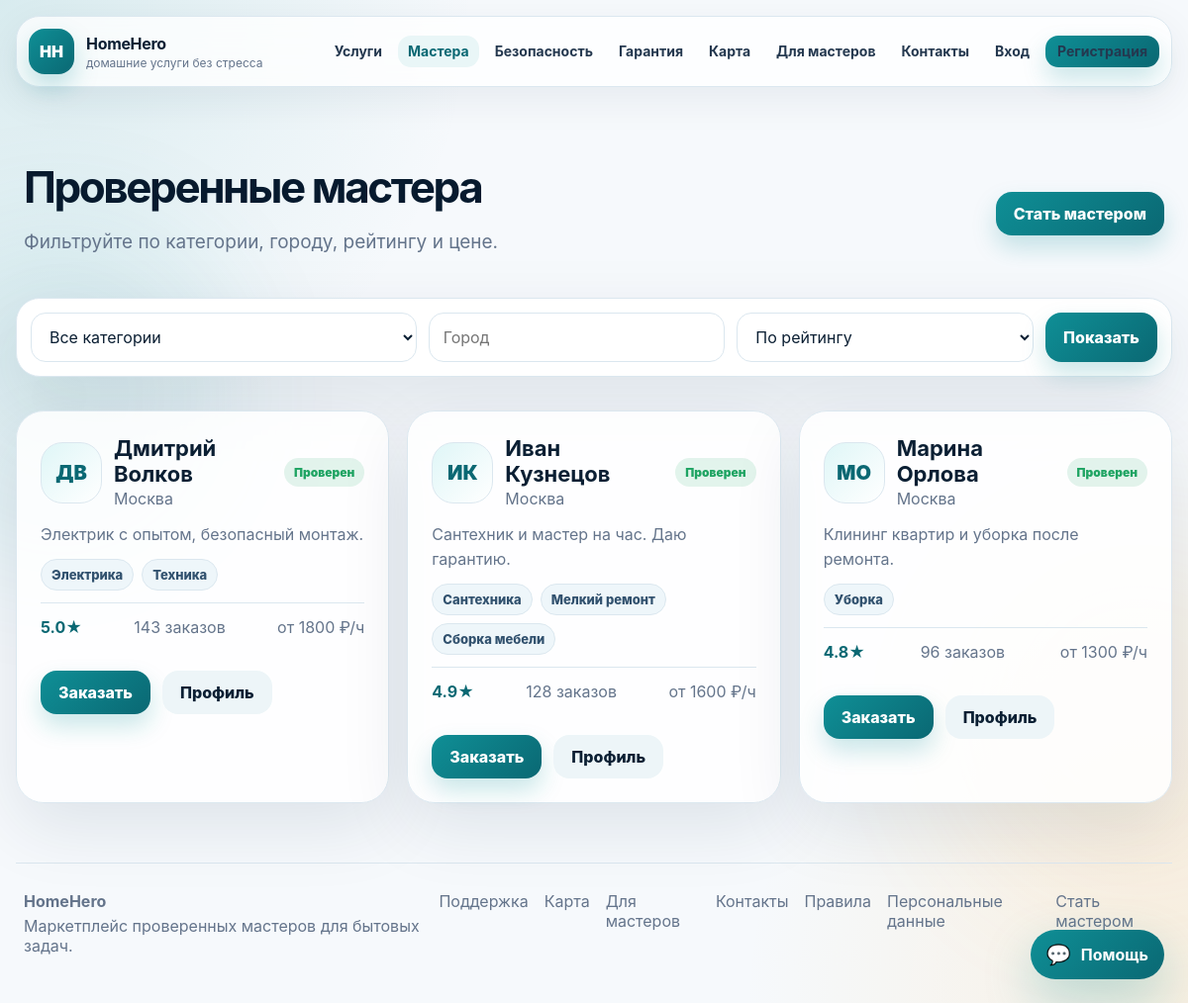
The app's page /masters with its own data.
### tables this page shows
CREATE TABLE master_profiles (
        id INTEGER PRIMARY KEY AUTOINCREMENT,
        user_id INTEGER NOT NULL UNIQUE,
        categories TEXT NOT NULL DEFAULT '',
        experience_years INTEGER NOT NULL DEFAULT 1,
        hourly_rate INTEGER NOT NULL DEFAULT 1200,
        verified INTEGER NOT NULL DEFAULT 0,
        documents_status TEXT NOT NULL DEFAULT 'На проверке',
        safety_badge TEXT DEFAULT 'Базовая проверка',
        completed_orders INTEGER NOT NULL DEFAULT 0,
        rating REAL NOT NULL DEFAULT 5.0,
        FOREIGN KEY (user_id) REFERENCES users(id)
    );

CREATE TABLE users (
        id INTEGER PRIMARY KEY AUTOINCREMENT,
        name TEXT NOT NULL,
        email TEXT NOT NULL UNIQUE,
        phone TEXT DEFAULT '',
        password_hash TEXT NOT NULL,
        role TEXT NOT NULL DEFAULT 'customer',
        city TEXT DEFAULT 'Москва',
        bio TEXT DEFAULT '',
        avatar TEXT DEFAULT 'HH',
        avatar_file TEXT DEFAULT '',
        balance INTEGER NOT NULL DEFAULT 0,
        verification_status TEXT NOT NULL DEFAULT 'unsubmitted',
        passport_series TEXT DEFAULT '',
        passport_number TEXT DEFAULT '',
        birth_date TEXT DEFAULT '',
        passport_issued_by TEXT DEFAULT '',
        passport_issue_date TEXT DEFAULT '',
        passport_photo_file TEXT DEFAULT '',
        selfie_photo_file TEXT DEFAULT '',
        verification_comment TEXT DEFAULT '',
        verified_at TEXT DEFAULT '',
        is_active INTEGER NOT NULL DEFAULT 1,
        created_at TEXT NOT NULL
    );

### app.py (the view)
@app.route("/masters")
def masters():
    category = request.args.get("category", "").strip()
    city = request.args.get("city", "").strip()
    sort = request.args.get("sort", "rating")
    sql = """
    SELECT u.*, mp.categories, mp.experience_years, mp.hourly_rate, mp.verified, mp.documents_status,
           mp.safety_badge, mp.completed_orders, mp.rating
    FROM users u JOIN master_profiles mp ON mp.user_id=u.id
    WHERE u.role='master' AND u.is_active=1
    """
    params = []
    if category:
        sql += " AND mp.categories LIKE ?"
        params.append(f"%{category}%")
    if city:
        sql += " AND u.city LIKE ?"
        params.append(f"%{city}%")
    sql += " ORDER BY " + ("mp.hourly_rate ASC" if sort == "price" else "mp.completed_orders DESC" if sort == "orders" else "mp.rating DESC, mp.completed_orders DESC")
    return render_template("masters.html", masters=all_rows(sql, tuple(params)), selected_category=category, selected_city=city, sort=sort)

### app.py (called while the page is built)
def db():
    if "db" not in g:
        g.db = sqlite3.connect(app.config["DATABASE"])
        g.db.row_factory = sqlite3.Row
    return g.db

def all_rows(sql, params=()):
    return db().execute(sql, params).fetchall()

def avatar_src(user):
    try:
        filename = user["avatar_file"]
    except Exception:
        filename = None
    if filename:
        return url_for("static", filename=f"uploads/{filename}")
    return ""

@app.before_request
def load_user():
    user_id = session.get("user_id")
    g.user = one("SELECT * FROM users WHERE id=?", (user_id,)) if user_id else None

@app.context_processor
def globals_for_templates():
    try:
        categories = all_rows("SELECT * FROM categories ORDER BY name")
    except Exception:
        categories = []
    return {
        "nav_categories": categories,
        "status_labels": STATUS_LABELS,
        "payment_labels": PAYMENT_LABELS,
        "ticket_status_labels": TICKET_STATUS_LABELS,
        "ticket_priority_labels": TICKET_PRIORITY_LABELS,
        "verification_status_labels": VERIFICATION_STATUS_LABELS,
        "payment_event_labels": PAYMENT_EVENT_LABELS,
        "dispute_status_labels": DISPUTE_STATUS_LABELS,
        "avatar_src": avatar_src,
        "is_verified": is_verified,
        "current_year": datetime.now().year,
    }

### templates/masters.html (shortened to what this page needs)
{% extends "base.html" %}
{% block content %}
<section class="page-head compact">
  <div>
    <h1>Проверенные мастера</h1>
    <p>Фильтруйте по категории, городу, рейтингу и цене.</p>
  </div>
  <a class="btn btn-primary" href="{{ url_for('become_master') if g.user else url_for('register') }}">Стать мастером</a>
</section>
<form class="filter-bar" method="get">
  <select name="category">
    <option value="">Все категории</option>
  </select>
  <input name="city" placeholder="Город" value="{{ selected_city }}">
  <select name="sort">
    <option value="rating" {% if sort == 'rating' %}selected{% endif %}>По рейтингу</option>
  </select>
  <button class="btn btn-primary">Показать</button>
</form>
<section class="grid cards-3 section">
  {% for m in masters %}
    <article class="master-card">
      <div class="master-top">
        <span class="avatar large">{% if avatar_src(m) %}<img src="{{ avatar_src(m) }}" alt="avatar">{% else %}{{ m.avatar }}{% endif %}</span>
        <div>
          <h3>{{ m.name }}</h3>
          <p>{{ m.city }}</p>
        </div>
        {% if m.verified %}<span class="badge green">Проверен</span>{% endif %}
      </div>
      <p class="muted">{{ m.bio }}</p>
      <div class="tags">
        {% for tag in m.categories.split(',') %}
          <span>{{ tag }}</span>
        {% endfor %}
      </div>
      <div class="master-meta">
        <b>{{ m.rating }}★</b>
        <span>{{ m.completed_orders }} заказов</span>
        <span>от {{ m.hourly_rate }} ₽/ч</span>
      </div>
      <div class="row-actions">
        <a class="btn btn-primary" href="{{ url_for('new_order', master_id=m.id) if g.user else url_for('register') }}">Заказать</a>
        <a class="btn btn-light" href="{{ url_for('master_detail', master_id=m.id) }}">Профиль</a>
      </div>
    </article>
  {% else %}
    <div class="empty">Мастера не найдены.</div>
  {% endfor %}
</section>
{% endblock %}

### static/css/style.css (style rules this page uses)
:root { --bg:#f6f9fc; --surface:#ffffff; --surface-2:#f0f7fb; --ink:#0b1f33; --muted:#64748b; --line:#dbe7ef; --primary:#0f8f96; --primary-dark:#0a6873; --accent:#ffb84d; --danger:#e34b5f; --green:#1fa463; --shadow:0 24px 70px rgba(12,42,71,.10); --radius:28px; }
* { box-sizing:border-box }
body { margin:0; font-family:Inter,Arial,sans-serif; color:var(--ink); background: radial-gradient(circle at top left,rgba(15,143,150,.13),transparent 30rem), radial-gradient(circle at bottom right,rgba(255,184,77,.15),transparent 28rem), var(--bg); }
a { color:inherit;text-decoration:none }
button,input,select,textarea { font:inherit }
.btn { display:inline-flex;align-items:center;justify-content:center;gap:8px; border:0;border-radius:16px;padding:12px 18px;font-weight:800;cursor:pointer; transition:.2s transform,.2s box-shadow,.2s background }
.btn-primary { background:linear-gradient(135deg,var(--primary),var(--primary-dark));color:white;box-shadow:0 12px 24px rgba(15,143,150,.22) }
.btn-light,.btn-ghost { background:#edf5f8;color:var(--ink) }
.hero h1,.page-head h1 { font-size:58px;line-height:.96;margin:16px 0;color:#071a2e;letter-spacing:-.055em }
.hero p,.page-head p { font-size:19px;line-height:1.7;color:var(--muted);max-width:650px }
.hero-actions,.row-actions { display:flex;gap:12px;flex-wrap:wrap;align-items:center;margin-top:22px }
.stats,.grid { display:grid;gap:18px }
.stats div,.metric,.card,.panel,.service-card,.master-card { background:rgba(255,255,255,.86);border:1px solid var(--line);border-radius:var(--radius);box-shadow:var(--shadow) }
.stats span,.metric span,.muted { color:var(--muted) }
.section { margin:34px 0 }
.cards-3 { grid-template-columns:repeat(3,1fr) }
.service-card,.master-card { padding:24px;display:flex;flex-direction:column;gap:12px }
.service-card h3,.master-card h3 { margin:0;font-size:22px }
.service-card p,.master-card p { color:var(--muted);line-height:1.55;margin:0 }
.avatar { width:46px;height:46px;border-radius:16px;background:linear-gradient(135deg,#dff6f7,#fff); border:1px solid var(--line);display:inline-flex;align-items:center;justify-content:center; font-weight:900;color:var(--primary-dark) }
.avatar.large { width:62px;height:62px;border-radius:22px;font-size:20px }
input,select,textarea { border:1px solid var(--line);border-radius:15px;padding:13px 14px;background:white;color:var(--ink);outline:none }
.page-head { padding:46px 8px 20px }
.page-head.compact { display:flex;align-items:center;justify-content:space-between;gap:20px }
.page-head.compact h1 { font-size:44px }
.filter-bar { display:grid;grid-template-columns:1.3fr 1fr 1fr auto;gap:12px;background:white;border:1px solid var(--line);border-radius:24px;padding:14px;box-shadow:var(--shadow) }
.master-top { display:grid;grid-template-columns:auto 1fr auto;gap:12px;align-items:center }
.badge,.status { display:inline-flex;padding:7px 10px;border-radius:999px;font-size:12px;font-weight:900 }
.badge.green,.status.completed { background:rgba(31,164,99,.12);color:var(--green) }
.tags { display:flex;flex-wrap:wrap;gap:8px }
.tags span { background:#eef6fa;border:1px solid var(--line);color:#31516e;border-radius:999px;padding:7px 10px;font-size:13px;font-weight:800 }
.master-meta { display:flex;justify-content:space-between;gap:10px;color:var(--muted);border-top:1px solid var(--line);padding-top:14px }
.master-meta b { color:var(--primary-dark) }
html { scroll-behavior:smooth }
.btn { position:relative;overflow:hidden }
.btn-primary:after { content:"";position:absolute;inset:-20% auto -20% 0;width:32%; background:linear-gradient(90deg,transparent,rgba(255,255,255,.45),transparent); transform:translateX(-140%) skewX(-18deg) }
.service-card,.master-card,.panel,.metric,.stats div,.contact-card,.safety-card,.testimonial,.process-step { transition:.25s transform,.25s box-shadow,.25s border-color }
.reveal { opacity:0;transform:translateY(24px) }
.reveal.visible { animation:fadeUp .75s cubic-bezier(.2,.8,.2,1) forwards }
body { overflow-x:hidden }
.cards-3 { grid-template-columns:repeat(3,minmax(0,1fr)) }
html,body { width:100%; max-width:100%; overflow-x:hidden!important; }
body { min-width:0; }
main,section,.section,.page-head,.hero,.stats,.grid,.split { max-width:100%!important; }
.cards-3 { grid-template-columns:repeat(3,minmax(0,1fr))!important; }

### records on screen
master_profiles: avatar "ДВ", name "Дмитрий Волков", city "Москва", verified "Проверен", bio "Электрик с опытом, безопасный монтаж.", tag "Электрика" "Техника", rating "5.0", completed_orders "143", hourly_rate "1800"
master_profiles: avatar "ИК", name "Иван Кузнецов", city "Москва", verified "Проверен", bio "Сантехник и мастер на час. Даю гарантию.", tag "Сантехника" "Мелкий ремонт" "Сборка мебели", rating "4.9", completed_orders "128", hourly_rate "1600"
master_profiles: avatar "МО", name "Марина Орлова", city "Москва", verified "Проверен", bio "Клининг квартир и уборка после ремонта.", categories "Уборка", rating "4.8", completed_orders "96", hourly_rate "1300"
